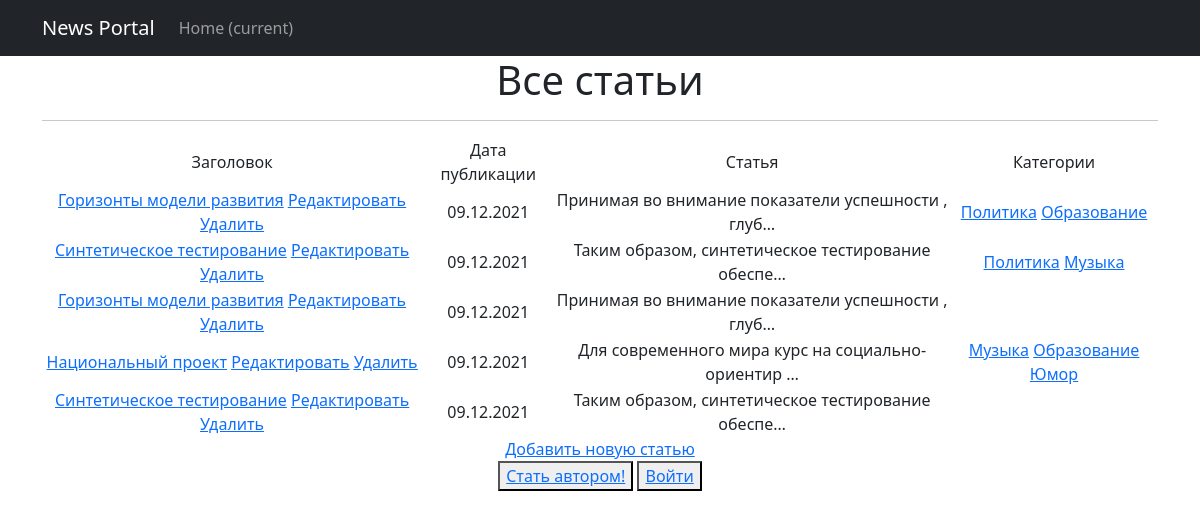
Page /news/ on the committed database.
### newsportal/models.py (models this page shows, shortened)
class Post(models.Model):
    header = models.CharField(max_length=255, verbose_name='Заголовок')
    text = models.TextField(verbose_name='Текст статьи')
    rating = models.IntegerField(default=0, verbose_name='Рейтинг')
    type = models.CharField(max_length=2, choices=content_type, verbose_name='Тип')
    date = models.DateTimeField(auto_now_add=True, verbose_name='Дата')
    author = models.ForeignKey(Author, on_delete=models.PROTECT, null=True, verbose_name='Автор')
    category = models.ManyToManyField(Category, through='PostCategory', verbose_name='Категории')

class Category(models.Model):
    name = models.CharField(max_length=255, unique=True, verbose_name='Наименование')
    subscribers = models.ManyToManyField(User)
    def __str__(self):
        return f'{self.name.title()}'

### newsportal/views.py (the view)
# urls.py: path('', cache_page(60)(PostList.as_view())),
class PostList(ListView):
    model = Post
    template_name = 'posts.html'
    context_object_name = 'posts'
    queryset = Post.objects.order_by('-date')
    paginate_by = 10
    def get_context_data(self, **kwargs):
        context = super().get_context_data(**kwargs)
        context['is_not_author'] = not self.request.user.groups.filter(name='authors').exists()
        context['is_authenticated'] = self.request.user.is_authenticated
        return context

### newsportal/templatetags/custom_filters.py (called while the page is built)
@register.filter(name='censor')
def censor(value):
    if isinstance(value, str):
        return re.sub('мат1|мат2|мат3', '#@$%', value)
    else:
        raise ValueError('Недопустимый тип в фильтре censor')

### templates/posts.html (shortened to what this page needs)
{% extends 'default.html' %}
{% load custom_filters %}
{% block content %}
<h1>Все статьи</h1>
<hr>
{% if posts %}
<table>
    <tr>
        <td>
            Заголовок
        </td>
        <td>
            Дата публикации
        </td>
        <td>
            Статья
        </td>
         <td>
            Категории
        </td>
    </tr>
    {% for post in posts %}
    <tr>
        <td>
            <a href="{% url 'post_detail' post.id %}">{{ post.header|censor }}</a>
            <a href="{% url 'post_update' post.id %}"><u>Редактировать</u></a>
            <a href="{% url 'post_delete' post.id %}"><u> Удалить </u></a>
        </td>
        <td>
            {{ post.date|date:'d.m.Y' }}
        </td>
        <td>
            {{ post.text|truncatechars:50|censor}}
        </td>
        <td>
            {% for cat in post.category.all %}
                <a href="{%  url 'post_category' cat.id%}">{{ cat }}</a>
            {% endfor %}
        </td>
    </tr>
    {% endfor %}
</table>
{% else %}
<h2>Статьи отсутствуют!</h2>
{% endif %}
<a href="{% url 'post_create' %}">Добавить новую статью</a> <br>
{% if is_not_author %}
<button> <a href="{% url 'upgrade' %}"> Стать автором!</a> </button>
{% endif %}
{% if is_authenticated %}
    <button> <a href="{% url 'logout' %}">Выйти</a></button>
{% else %}
   <button> <a href="/accounts/login/">Войти</a></button>
{% endif %}
{% endblock content %}

### rows in the picture
Post: header|censor "Горизонты модели развития", date "09.12.2021", text|censor "Принимая во внимание показатели успешности , глуб…"
Category: name "Политика"
Category: name "Образование"
Post: header|censor "Cинтетическое тестирование", date "09.12.2021", text|censor "Таким образом, синтетическое тестирование обеспе…"
Category: name "Музыка"
Post: header|censor "Горизонты модели развития", date "09.12.2021", text|censor "Принимая во внимание показатели успешности , глуб…"
Post: header|censor "Национальный проект", date "09.12.2021", text|censor "Для современного мира курс на социально-ориентир …"
Category: name "Юмор"
Post: header|censor "Cинтетическое тестирование", date "09.12.2021", text|censor "Таким образом, синтетическое тестирование обеспе…"
